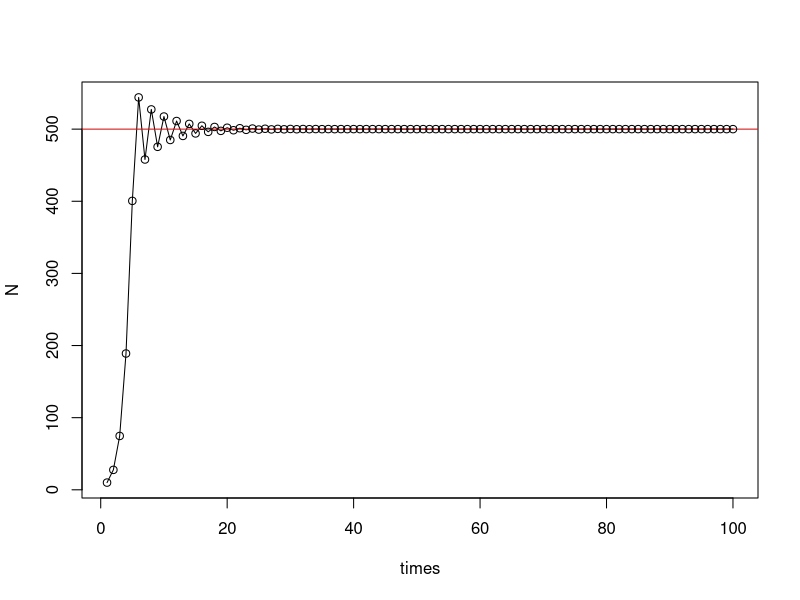
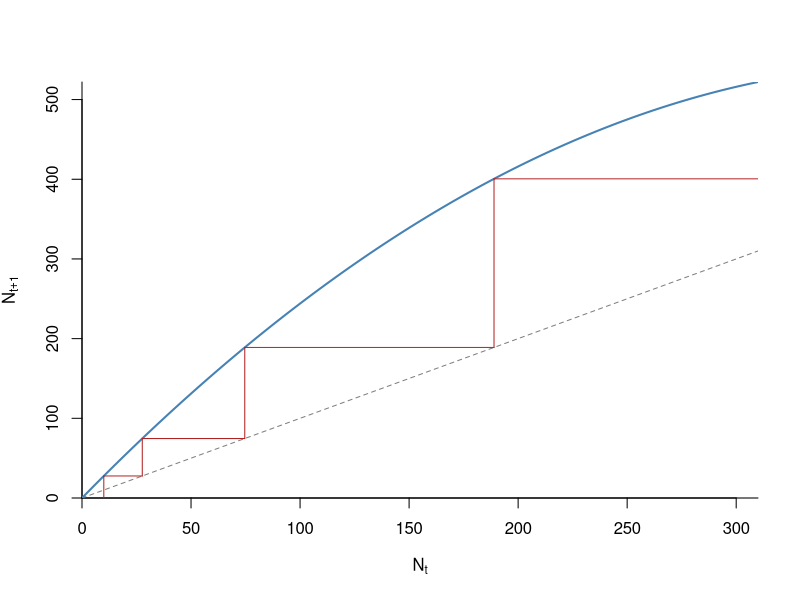
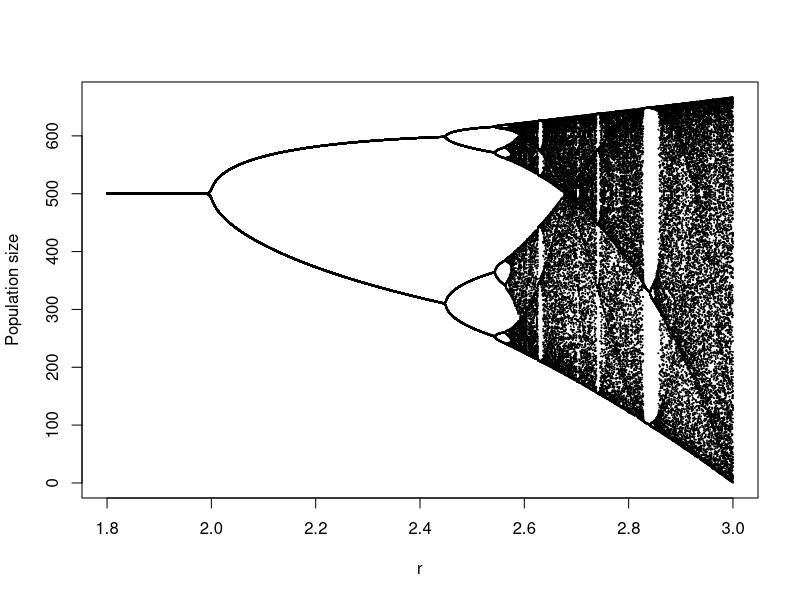

Write R code to recreate these figures, in order.
## ---- chunk 1
### (1) Define the discrete logistic growth equation
log_fun <- function(r, N, K){N + r*N*(1-N/K)}
## ---- chunk 2
### (2) Set the parameters
r <- 1.8
K <- 500
N0 <- 10
time <- 100

Parms <- c(r = r, K = K)

### (3) Use for loop to iterate over the time sequence
pop_size <- data.frame(times = 1:time)
pop_size$N[1] <- N0

for(i in 2:time){
  pop_size$N[i] <- log_fun(r = r, N = pop_size$N[i - 1], K = K)
}

### (4) Population trajectory
plot(N ~ times, data = pop_size, type = "l")
abline(h = K, col = "red")
points(N ~ times, data = pop_size)
## ---- chunk 3
###### Part 2: Generic cobweb
### (1) define function
ReturnMap <- function(Func, x0, times, xmax, curve_n = 1000, parms){
  
  # get time series iteration
  x <- rep(x0, times)
  for(i in 2:times){
    x[i] <- Func(x[i-1], parms)
  }
  
  # get fine grid for function curve
  x.grid <- seq(0, xmax, length.out = curve_n)
  y.grid <- Func(x.grid, parms)
  ymax <- max(y.grid, xmax)
  
  # create canvas
  plot(NA, xlim = c(0, xmax), ylim = c(0, ymax), xaxs = "i", yaxs = "i", bty = "l", 
       xlab = expression(N[t]), ylab = expression(N[t+1]))
  abline(a = 0, b = 1, lty = 2, col = "grey50")          
  lines(x.grid, y.grid, col = "steelblue", lwd = 2)      
  
  # cobweb (horizontal to diagonal, vertical up to function)
  segments(x0 = x[1], y0 = 0,   x1 = x[1],   y1 = x[2], col = "firebrick")
  for(i in 2:(times-1)){
    segments(x0 = x[i-1], y0 = x[i],   
             x1 = x[i],   y1 = x[i], col = "firebrick")
    segments(x0 = x[i],   y0 = x[i], 
             x1 = x[i],   y1 = x[i+1], col = "firebrick")
  }
  
}

### (2) Set up different discrete model function with outside parameters

#### Discrete logistic function with outside parameters
Logistic <- function(N, parms){
  with(as.list(parms), {
    return(N + r*N*(1-N/K))
  })
}
Parms <- c(r = r, K = K)

#### Ricker function with outside parameters
Ricker <- function(N, parms){
  with(as.list(parms), {
    return(N * exp(r*(1-N/K)))
  })
}
Parms <- c(r = r, K = K)

#### Beverton-Holt function with outside parameters
Beverton <- function(N, parms){
  with(as.list(parms), {
    return(lambda * N / (1 + alpha * N))
  })
}
Parms <- c(lambda = 1.2, alpha = 0.2)


### (3) Use the ReturnMap function

ReturnMap(Func = Logistic,
          x0 = 10, 
          times = 150,
          xmax = 310,
          curve_n = 1000, 
          parms = Parms)
## ---- chunk 4
knitr::include_app("https://genchanghsu0115.shinyapps.io/Discrete_logistic_mod_shinyapp/", height = "750px")
## ---- chunk 5
##### Part 3: Logistic map and bifurcation

### (1) Define the function
RickerPlot <- function(Func, variable, var_vec, x0, times, x_print = 200, parms){
  
  # prepare saving space 
  data_plot <- data.frame(var = rep(var_vec, each = x_print), x = 0)
  
  # change bifurcation parameter
  for (k in 1:length(var_vec)){
    parms[variable] <- var_vec[k]
    x <- rep(x0, times)
    
    # get time series with new bifurcation parameter
    for(i in 2:times){
      x[i] <- Func(x[i-1], parms)
    }
    
    # save the data
    data_plot$x[(1 + (k - 1)*x_print):(k*x_print)] <- x[(times - x_print + 1):times]
  }
  
  # plot 
  plot(x ~ var, data = data_plot, cex = 0.05, pch = 20, 
       xlab = variable, ylab = "Population size")
  
}

#### Discrete logistic function with outside parameters
Logistic <- function(N, parms){
  with(as.list(parms), {
    return(N + r*N*(1-N/K))
  })
}

### (2) Parameter setting

Parms <- c(r = r, K = K)
r_seq <- seq(from = 1.8, to = 3, by = 0.001)

### (3) Use generic ricker plot function
RickerPlot(Func = Logistic, 
           variable = "r", 
           var_vec = r_seq, 
           x0 = 10, 
           times = 500, 
           x_print = 100, 
           parms = Parms)

